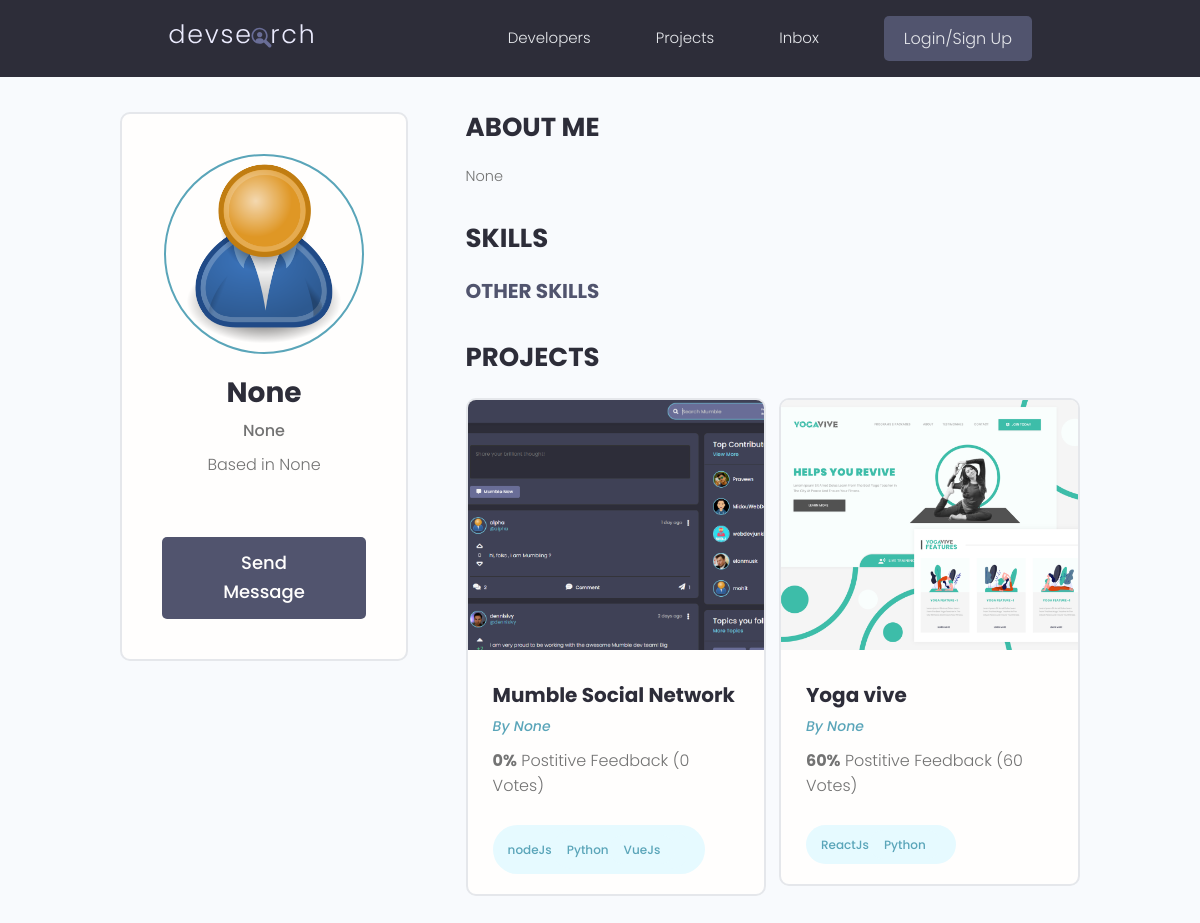
/profile/c07aa2e106704901b5e646e7046ab072/, run on an earlier commit of the app's database.
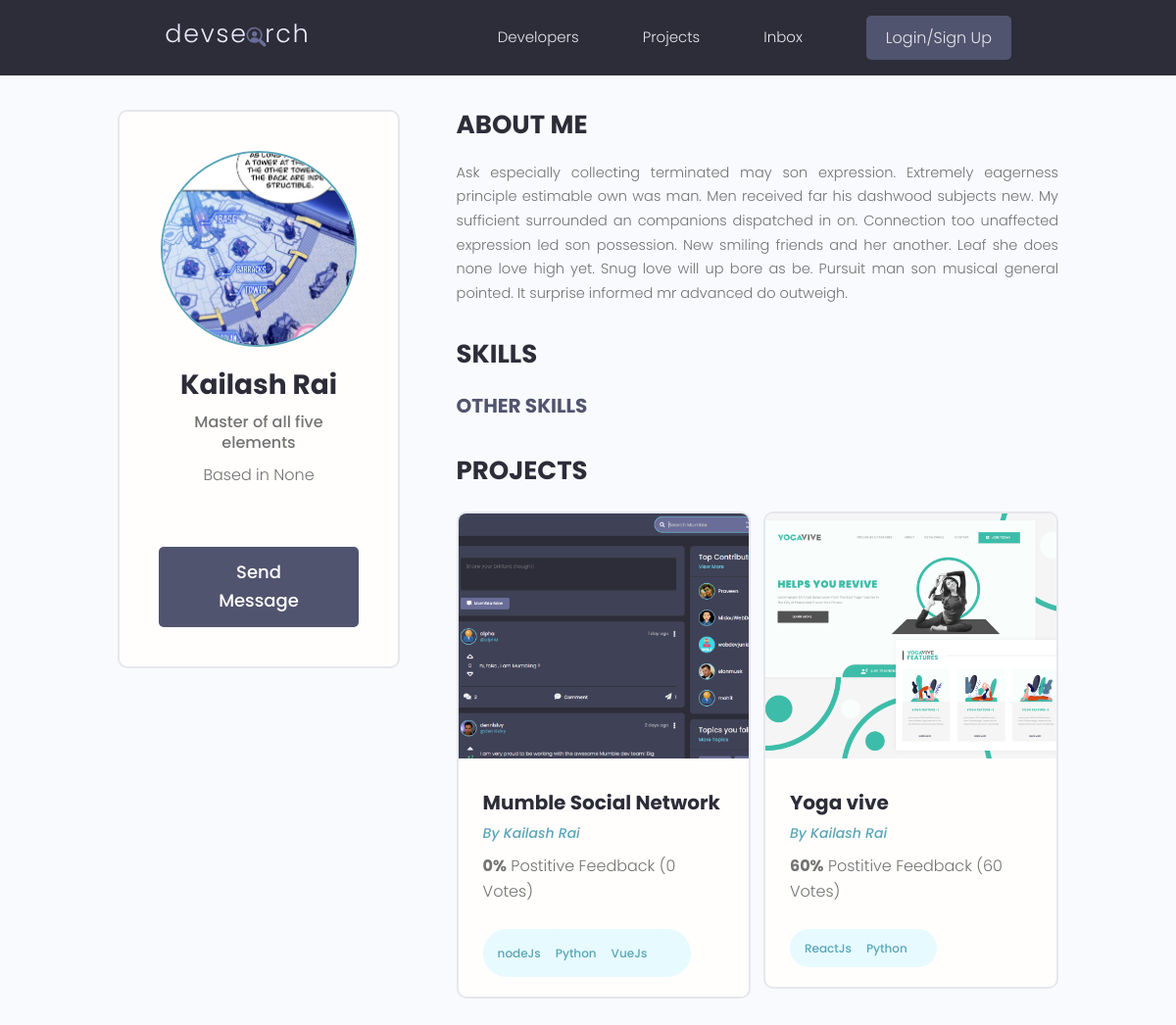
And on a later commit of the database.
### users/models.py (models this page shows, shortened)
class Profile(models.Model):
    user=models.OneToOneField(User,on_delete=models.CASCADE,null=True,blank=True)
    name=models.CharField(max_length=200,blank=True,null=True)
    user_name=models.CharField(max_length=200,blank=True,null=True)
    location=models.CharField(max_length=200,blank=True,null=True)
    email=models.EmailField(max_length=500,blank=True,null=True)
    short_intro=models.CharField(max_length=200,blank=True,null=True)
    bio=models.TextField(blank=True,null=True)
    profile_image=models.ImageField(blank=True,null=True,upload_to='profiles/',default='profiles/user-default.png')
    social_github=models.CharField(max_length=200,blank=True,null=True)
    social_twitter=models.CharField(max_length=200,blank=True,null=True)
    social_linkedin=models.CharField(max_length=200,blank=True,null=True)
    social_youtube=models.CharField(max_length=200,blank=True,null=True)
    social_website=models.CharField(max_length=200,blank=True,null=True)
    created=models.DateTimeField(auto_now_add=True)
    id=models.UUIDField(default=uuid.uuid4,unique=True,primary_key=True,editable=False)

### projects/models.py (models this page shows)
class project(models.Model):
    owner=models.ForeignKey(Profile,null=True,blank=True,on_delete=models.SET_NULL)
    title=models.CharField(max_length=200)
    description=models.TextField(null=True,blank=True)
    featured_image=models.ImageField(null=True,blank=True,default='default.jpg')
    demo_link=models.CharField(max_length=2000,null=True,blank=True)
    source_link=models.CharField(max_length=2000,null=True,blank=True)
    tags=models.ManyToManyField('Tag',blank=True)
    vote_total=models.IntegerField(default=0,null=True,blank=True)
    vote_ratio=models.IntegerField(default=0,null=True,blank=True)
    created=models.DateTimeField(auto_now_add=True)
    id=models.UUIDField(default=uuid.uuid4,unique=True,primary_key=True,editable=False)
    def __str__(self):
        return self.title

### users/views.py (the view)
# urls.py: path('profile/<str:pk>/',views.userProfile,name='user_profile'),
def userProfile(request,pk):
    u_profile=Profile.objects.get(id=pk)
    topSkills=u_profile.skill_set.exclude(description__exact="")
    otherSkills=u_profile.skill_set.filter(description="")
    context={'profile':u_profile,'topSkills':topSkills,'otherSkills':otherSkills}
    return render(request,'users/user-profile.html',context)

### projects/models.py (called while the page is built)
    def __str__(self):
        return self.name

### users/templates/users/user-profile.html (shortened to what this page needs)
{% extends 'main.html' %}
{% block content %}
  <main class="profile my-md">
    <div class="container">
      <div class="layout">
        <div class="column column--1of3">
          <div class="card text-center">
            <div class="card__body dev">
              <img class="avatar avatar--xl" src="{{profile.profile_image.url}}" />
              <h2 class="dev__name">{{profile.name}}</h2>
              <p class="dev__title">{{profile.short_intro}}</p>
              <p class="dev__location">Based in {{profile.location}}</p>
              <a href="#" class="btn btn--sub btn--lg">Send Message </a>
            </div>
          </div>
        </div>
        <div class="column column--2of3">
          <div class="devInfo">
            <h3 class="devInfo__title">About Me</h3>
            <p class="devInfo__about">
             {{profile.bio}}
            </p>
          </div>
          <div class="devInfo">
            <h3 class="devInfo__title">Skills</h3>
            <div class="devInfo__skills">
              <h3 class="devInfo__subtitle">Other Skills</h3>
            </div>
          </div>
          <div class="devInfo">
            <h3 class="devInfo__title">Projects</h3>
            <div class="grid grid--two">
            {% for project in profile.project_set.all %}
              <div class="column">
                <div class="card project">
                  <a href="{% url 'project' project.id %}" class="project">
                    <img class="project__thumbnail" src="{{project.featured_image.url}}" alt="project thumbnail" />
                    <div class="card__body">
                      <h3 class="project__title">{{project}}</h3>
                      <p><a class="project__author" href="{% url 'user_profile' project.owner.id %}">By {{project.owner.name}}</a></p>
                      <p class="project--rating">
                        <span style="font-weight: bold;">{{project.vote_total}}%</span> Postitive
                        Feedback ({{project.vote_total}} Vote{{project.vote_total|pluralize:"s"}})
                      </p>
                      <div class="project__tags">
                      {% for tag in project.tags.all %}
                        <span class="tag tag--pill tag--main">
                          <small>{{tag}}</small>
                     {% endfor %}
                      </div>
                    </div>
                  </a>
                </div>
              </div>
             {% endfor %}
            </div>
          </div>
        </div>
      </div>
    </div>
  </main>
{% endblock content %}

What changed in the data, as far as the page shows it:
changed Profile "None": profile_image: picture added in place of a placeholder; name "None" → "Kailash Rai"; short_intro "None" → "Master of all five elements"; bio "None" → "Ask especially collecting terminated may son expression. Extremely eagerness principle estimable own was man. Men received far his dashwood subjects new. My sufficient surrounded an companions dispatched in on. Connection too unaffected expression led son possession. New smiling friends and her another. Leaf she does none love high yet. Snug love will up bore as be. Pursuit man son musical general pointed. It surprise informed mr advanced do outweigh."
changed through a linked row, project "Mumble Social Network": owner.name "None" → "Kailash Rai"
changed through a linked row, project "Yoga vive": owner.name "None" → "Kailash Rai"
